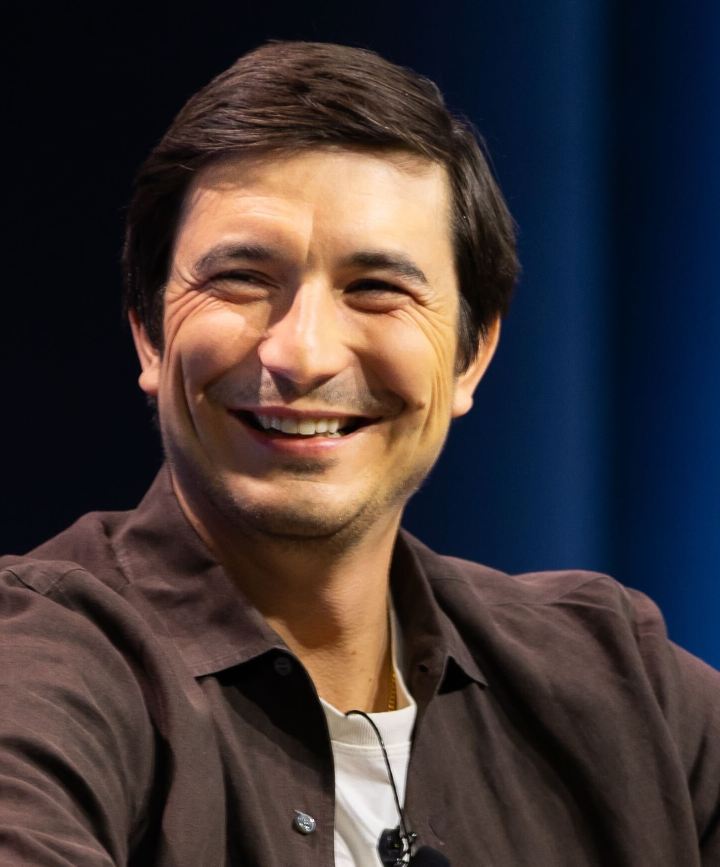
#> input picture script 2/Mochary_project_archive/05_Project_files/cutouts/tenev_src.jpg, 1440 x 1733 px, given in place of 240a4cd0-image.png, which was not available (shown at 1/2 size)
$ python playbook_anim.py ../cutouts/tenev_src.jpg 3
#> lines starting #> are read from the running program, lines starting #| are printed output that depends on the picture; after the words box and inside, x2 and y2 are one past the last pixel; in counts of white or black regions, pixels touching at a corner belong together
"""Mochary reel – 'and his whole playbook is online for anybody to read' (10.89–13.56 s).
His YouTube channel: start on his face + name, the page starts scrolling, then pulls back into an endless wall of free videos.
Writes the cumulative preview 0–14.2 s (open_v2 + this, over the zoomed talking head)."""
import sys, math, subprocess, numpy as np, cv2
S = '/tmp/claude-0/-home-claude/d8b4c3cb-d71b-55fb-ac43-ad142bdbaa67/scratchpad/'
SHOT = '/root/.claude/uploads/d8b4c3cb-d71b-55fb-ac43-ad142bdbaa67/240a4cd0-image.png'
PREV = S + 'out/Mochary_open_v2.mp4'; ZOOM = S + 'out/Mochary_zoom_v1.mp4'
W, H = 1080, 1920; FPS = 24000 / 1001
F0, F1 = 261, 326                      # 10.886 … 13.597 (13.597 = zoom cut back to camera)
N_OUT = int(sys.argv[2]) if len(sys.argv) > 2 else 340; N_PREV = 278
def cl(x): return min(1.0, max(0.0, x))
def eiq(x): x = cl(x); return 16 * x ** 5 if x < 0.5 else 1 - (-2 * x + 2) ** 5 / 2
def eic(x): x = cl(x); return 4 * x ** 3 if x < 0.5 else 1 - (-2 * x + 2) ** 3 / 2
def ein(x): x = cl(x); return x ** 3
def eoq(x): x = cl(x); return 1 - (1 - x) ** 5

src = cv2.cvtColor(cv2.imread(SHOT), cv2.COLOR_BGR2RGB)
# ------------------------------------------------------------------ world mosaic (1 px = 1 world unit)
CARDS = [src[471:912, 140:733], src[471:912, 756:1350], src[471:912, 1373:1967]]
CW, CH = 600, int(441 * 600 / 593)
CARDS = [cv2.resize(c, (CW, CH), interpolation=cv2.INTER_AREA) for c in CARDS]
#> CARDS = 3 items
def rounded(img, r=18):
    h, w = img.shape[:2]; m = np.zeros((h, w), np.uint8)
    cv2.rectangle(m, (r, 0), (w - r, h), 255, -1); cv2.rectangle(m, (0, r), (w, h - r), 255, -1)
    for p in [(r, r), (w - r, r), (r, h - r), (w - r, h - r)]: cv2.circle(m, p, r, 255, -1, cv2.LINE_AA)
    return m
PX, PY = 660, CH + 70
HEADER = cv2.resize(src[15:300, 130:1270], (1260, int(285 * 1260 / 1140)), interpolation=cv2.INTER_CUBIC)
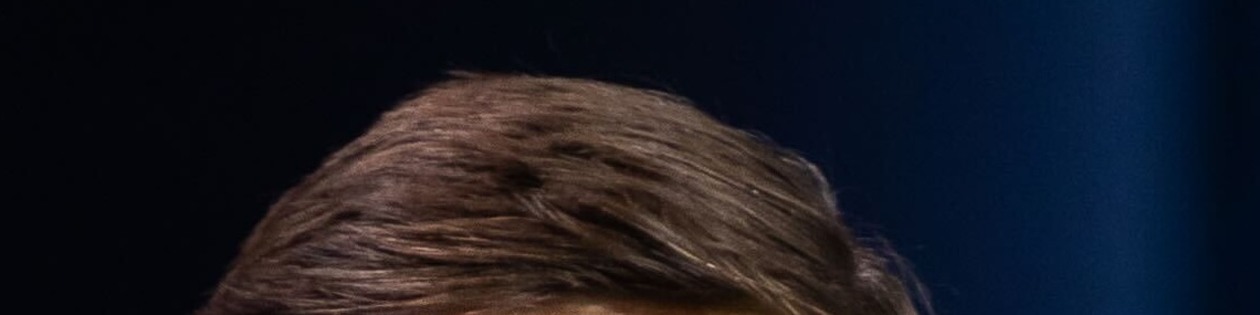
#> HEADER: shape (315, 1260, 3); mean R, G, B 24.2, 25, 33.6
HX0, HY0 = -630, -HEADER.shape[0] - 90                  # header top-left (world), central page = columns k=-1,0
#> HX0 = -630; HY0 = -405
order = [0, 1, 2, 1, 2, 0, 2, 0, 1]
def build(sc, X0, X1, Y0, Y1):
#> called with sc = 1, X0 = -1700, X1 = 1700, Y0 = -1805, Y1 = 2700
    MW, MH = int((X1 - X0) * sc), int((Y1 - Y0) * sc)
    mos = np.zeros((MH, MW, 3), np.uint8); mos[:] = (17, 17, 18)
    cw, ch = int(CW * sc), int(CH * sc)
    cards = [cv2.resize(c, (cw, ch), interpolation=cv2.INTER_AREA) for c in CARDS]
#> cards = 3 items
    rm = rounded(cards[0], max(2, int(18 * sc)))[..., None] / 255.0
#> in rounded, `cv2.rectangle(m, (r, 0), (w - r, h), 255, -1)`: m: shape (446, 600); 94.2% white; 2 black regions, box (x1, y1, x2, y2) and area: (0, 0, 18, 446) 8028, (583, 0, 600, 446) 7582
#> in rounded, `cv2.rectangle(m, (0, r), (w, h - r), 255, -1)`: m: shape (446, 600); 99.5% white; 4 black regions, box (x1, y1, x2, y2) and area: (0, 0, 18, 18) 324, (583, 0, 600, 18) 306, (0, 429, 18, 446) 306, (583, 429, 600, 446) 289
#> after the loop in rounded, `for p in [(r, r), (w - r, r), (r, h - r), (w - r, h - r)]: cv2.circle(..`:
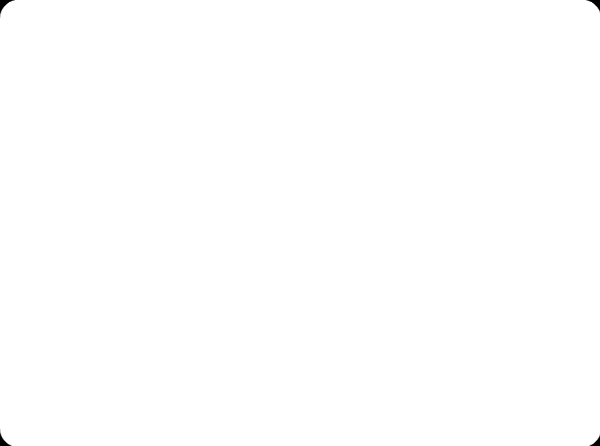
#> m: shape (446, 600); min 0, max 255, mean 254.8
    for k in range(-6, 6):
        cx = 330 + PX * k; central = k in (-1, 0)
        for r in range(-9 if not central else 0, 18):
            cy = r * PY
            card = cards[order[(r * 3 + k * 2) % 9]]
            if not central: card = (card.astype(np.float32) * 0.42 + 6).astype(np.uint8)
            x, y = int((cx - CW / 2 - X0) * sc), int((cy - Y0) * sc)
            if x < 0 or y < 0 or x + cw > MW or y + ch > MH: continue
            mos[y:y + ch, x:x + cw] = (card * rm + mos[y:y + ch, x:x + cw] * (1 - rm)).astype(np.uint8)
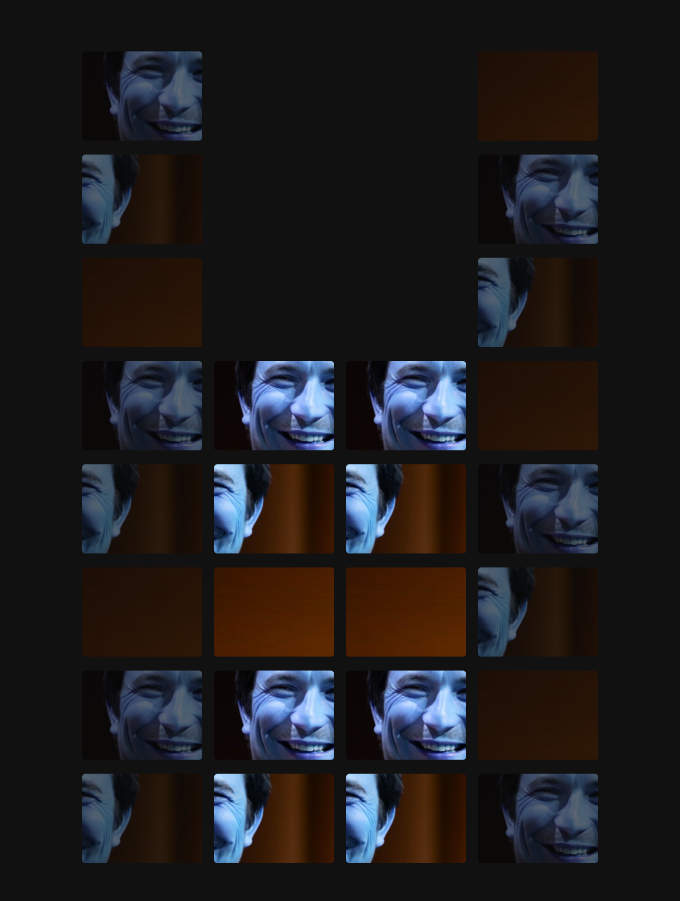
#> mos: shape (4505, 3400, 3) (shown at 1/5 size); mean of channels 0, 1, 2 30.4, 28.4, 31; drawn as B, G, R
    hd = cv2.resize(HEADER, (int(HEADER.shape[1] * sc), int(HEADER.shape[0] * sc)), interpolation=cv2.INTER_AREA)
    hy, hx = int((HY0 - Y0) * sc), int((HX0 - X0) * sc)
#> hy = 1400; hx = 1070
    mos[hy:hy + hd.shape[0], hx:hx + hd.shape[1]] = hd
    return mos, sc, X0, Y0
LV_A = build(1.0, -1700, 1700, HY0 - 1400, 2700)                     # sharp, around the header
LV_B = build(0.36, -330 - 6 * PX, 330 + 5 * PX, -9 * PY - 200, 18 * PY)  # the whole wall
#> call 2 of build, with sc = 0.36, X0 = -4290, X1 = 3630, Y0 = -4844, Y1 = 9288
#> call 2 of rounded, with r = 6
#> in rounded (call 2), `cv2.rectangle(m, (r, 0), (w - r, h), 255, -1)`: m: shape (160, 216); 94.9% white; 2 black regions, box (x1, y1, x2, y2) and area: (0, 0, 6, 160) 960, (211, 0, 216, 160) 800
#> in rounded (call 2), `cv2.rectangle(m, (0, r), (w, h - r), 255, -1)`:
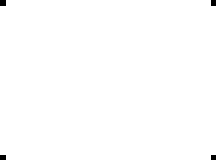
#> m: shape (160, 216); 99.6% white; 4 black regions, box (x1, y1, x2, y2) and area: (0, 0, 6, 6) 36, (211, 0, 216, 6) 30, (0, 155, 6, 160) 30, (211, 155, 216, 160) 25
#> after the loop in rounded (call 2), `for p in [(r, r), (w - r, r), (r, h - r), (w - r, h - r)]: cv2.circle(..`: m: shape (160, 216); 0.31% of pixels changed, all inside (x1, y1, x2, y2) = (0, 0, 216, 160)
#> after the loop in build (call 2), `for k in range(-6, 6):`:
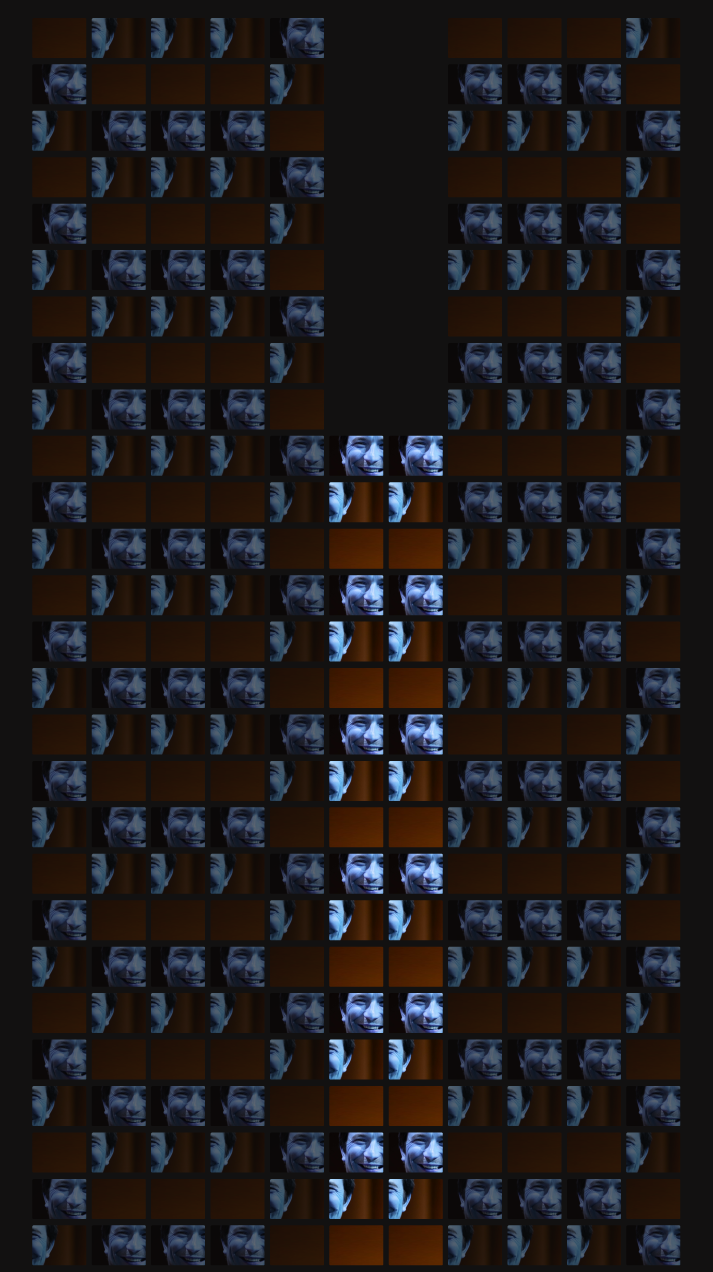
#> mos: shape (5087, 2851, 3) (shown at 1/4 size); mean of channels 0, 1, 2 28.3, 27.5, 31.6; drawn as B, G, R
LV_C = (cv2.resize(LV_B[0], (LV_B[0].shape[1] // 2, LV_B[0].shape[0] // 2), interpolation=cv2.INTER_AREA), 0.18, LV_B[2], LV_B[3])
# link line in the header (for the highlight sweep): crop x 275–642, y 195 (crop px) -> world
LX0 = HX0 + 275 * 1260 / 1140; LX1 = HX0 + 642 * 1260 / 1140; LY = HY0 + 202 * 1260 / 1140
#> after `LX0 = HX0 + 275 * 1260 / 1140`: LX0 = -326.1
#> after `LX1 = HX0 + 642 * 1260 / 1140`: LX1 = 79.58
#> after `LY = HY0 + 202 * 1260 / 1140`: LY = -181.7

# ------------------------------------------------------------------ camera (time, scale, world cx, cy)
HC = (HX0 + 520, HY0 + 560)
#> HC = (-110, 155)
CAM = [(F0 / FPS, 1.30, HC[0], HC[1], None), (11.45, 1.36, HC[0] + 10, HC[1] + 6, 'drift'),
       (12.15, 0.70, 0, 1150, 'in'), (13.20, 0.215, 0, 2350, 'io'), (F1 / FPS, 0.205, 0, 2450, 'drift')]
# [21 lines left out: functions cam, view, glow_of, not called in this run]
GCOL = np.array([1.0, 0.98, 0.95], np.float32)
#> GCOL = [1, 0.98, 0.95]
CELL = 7.0; ang = math.radians(45)
Yg, Xg = np.mgrid[0:H, 0:W].astype(np.float32)
u_ = (Xg * math.cos(ang) + Yg * math.sin(ang)) / CELL; v_ = (-Xg * math.sin(ang) + Yg * math.cos(ang)) / CELL
DIST = np.sqrt((u_ - np.floor(u_) - 0.5) ** 2 + (v_ - np.floor(v_) - 0.5) ** 2).astype(np.float32)
rng = np.random.default_rng(4)
def _n(sig, amp): n = rng.normal(0, 1, (H // 4, W // 4)).astype(np.float32); return cv2.resize(cv2.GaussianBlur(n, (0, 0), sig), (W, H)) * amp
#> called with sig = 3, amp = 0.035
FIBER = _n(3, 0.035) + _n(0.6, 0.02)
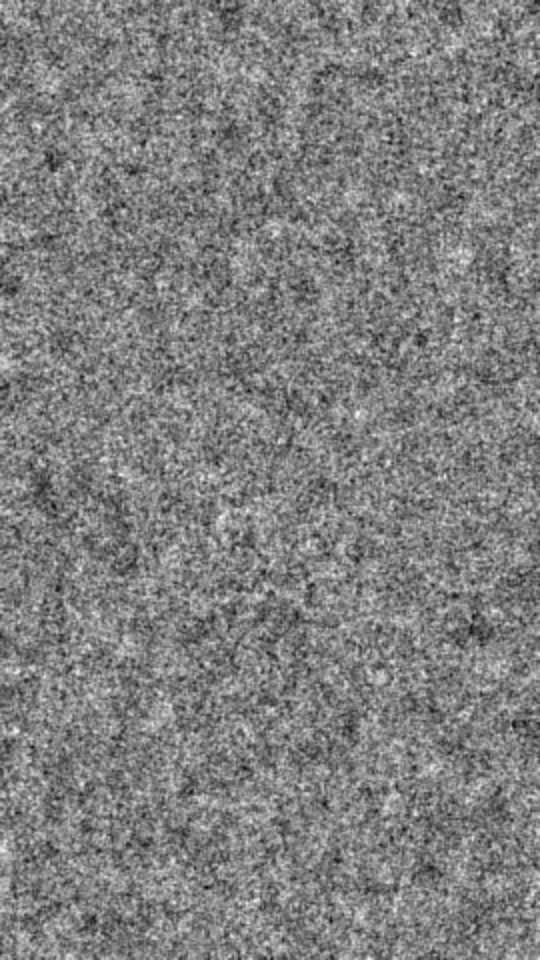
#> FIBER: shape (1920, 1080) float32 (shown at 1/2 size); min -0.0398, max 0.0399, mean 0.000175; drawn with min black and max white
GRAINS = [rng.normal(0, 0.018, (H, W)).astype(np.float32) for _ in range(6)]
#> GRAINS = 6 items
VIGN = np.clip(1 - 0.16 * (((Xg - W / 2) / (W * 0.7)) ** 2 + ((Yg - H / 2) / (H * 0.7)) ** 2), 0.82, 1)[..., None]
# [7 lines left out: function halftone, not called in this run]
EDGE = np.clip(1 - 0.5 * (((Xg - W / 2) / (W * 0.75)) ** 2 + ((Yg - H / 2) / (H * 0.62)) ** 2), 0.35, 1)[..., None]
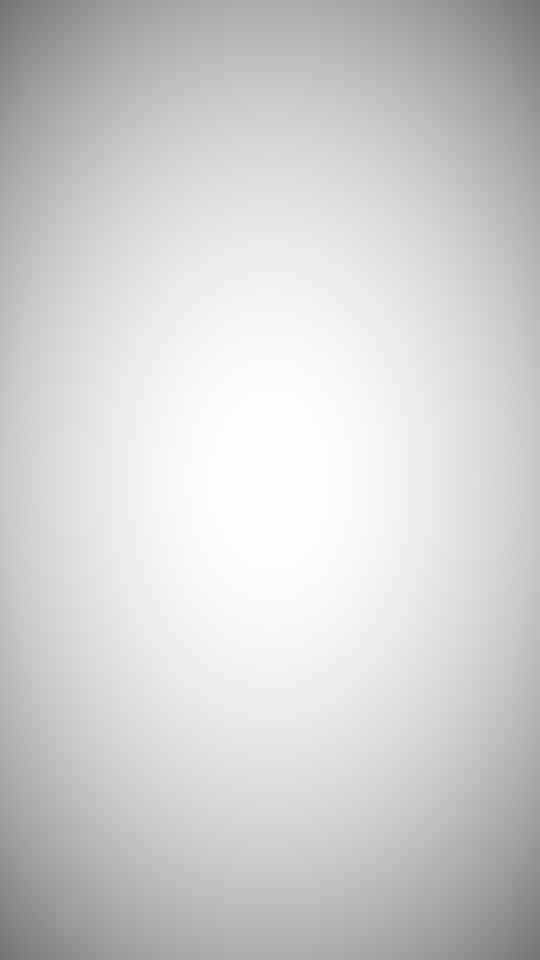
#> EDGE: shape (1920, 1080, 1) float32 (shown at 1/2 size); min 0.453, max 1, mean 0.818

# [21 lines left out: function render, not called in this run]

if __name__ == '__main__':
    if sys.argv[1] == 'still':
        tiles = []
        for t in [10.9, 11.0, 11.3, 11.5, 11.7, 11.9, 12.1, 12.4, 12.8, 13.2, 13.5]:
            fr = render(t, int(t * FPS)); im = cv2.resize((fr[..., ::-1] * 255).astype(np.uint8), (270, 480)); cv2.putText(im, f'{t}', (4, 18), 0, 0.55, (0, 255, 255), 1); tiles.append(im)
        tiles.append(np.zeros_like(tiles[0])); cv2.imwrite(S + 'moch/pb_still.jpg', np.vstack([np.hstack(tiles[:6]), np.hstack(tiles[6:])])); sys.exit()
    out = sys.argv[1]
#> (the run stopped early here; a loop or call above may not have finished)

$ run again, on script 2/Mochary_project_archive/05_Project_files/cutouts/altman2_src.png
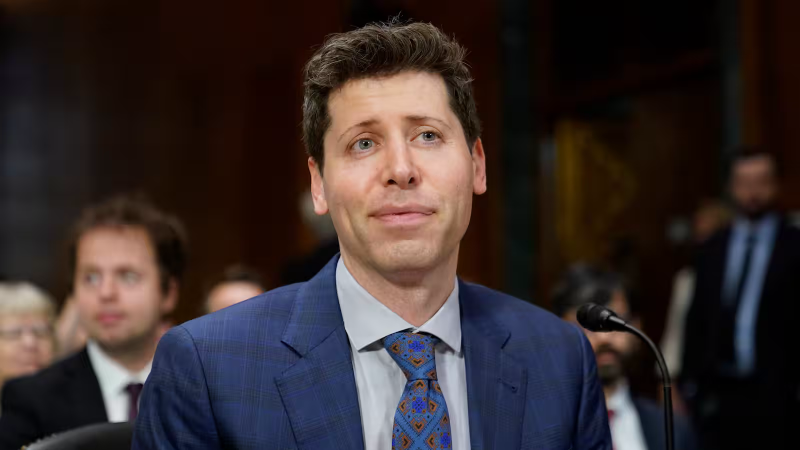
#> input picture script 2/Mochary_project_archive/05_Project_files/cutouts/altman2_src.png, 1600 x 900 px, given in place of 240a4cd0-image.png, which was not available (shown at 1/2 size)
#> CARDS = 3 items
#> `HEADER = cv2.resize(src[15:300, 130:1270], (1260, int(285 * 1260 / 114..`:
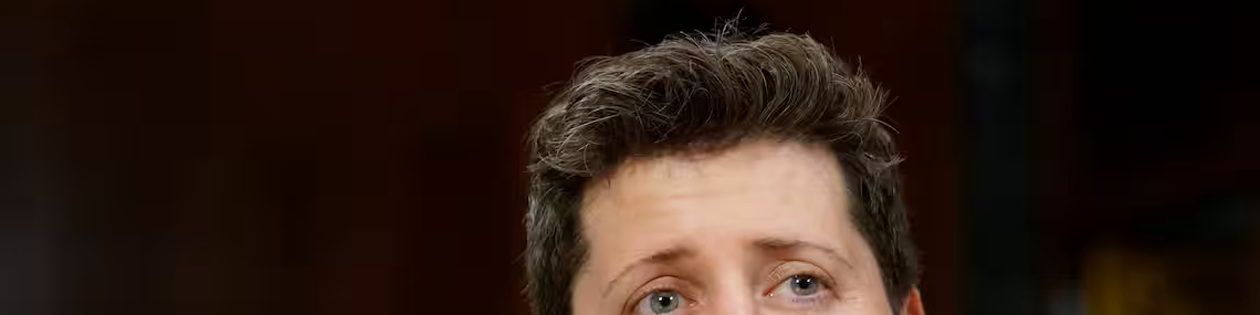
#> HEADER: shape (315, 1260, 3); mean R, G, B 44.9, 28.1, 20.4
#> rm: shape (160, 216, 1) float64
#> after the loop in build (call 2), `for k in range(-6, 6):`:
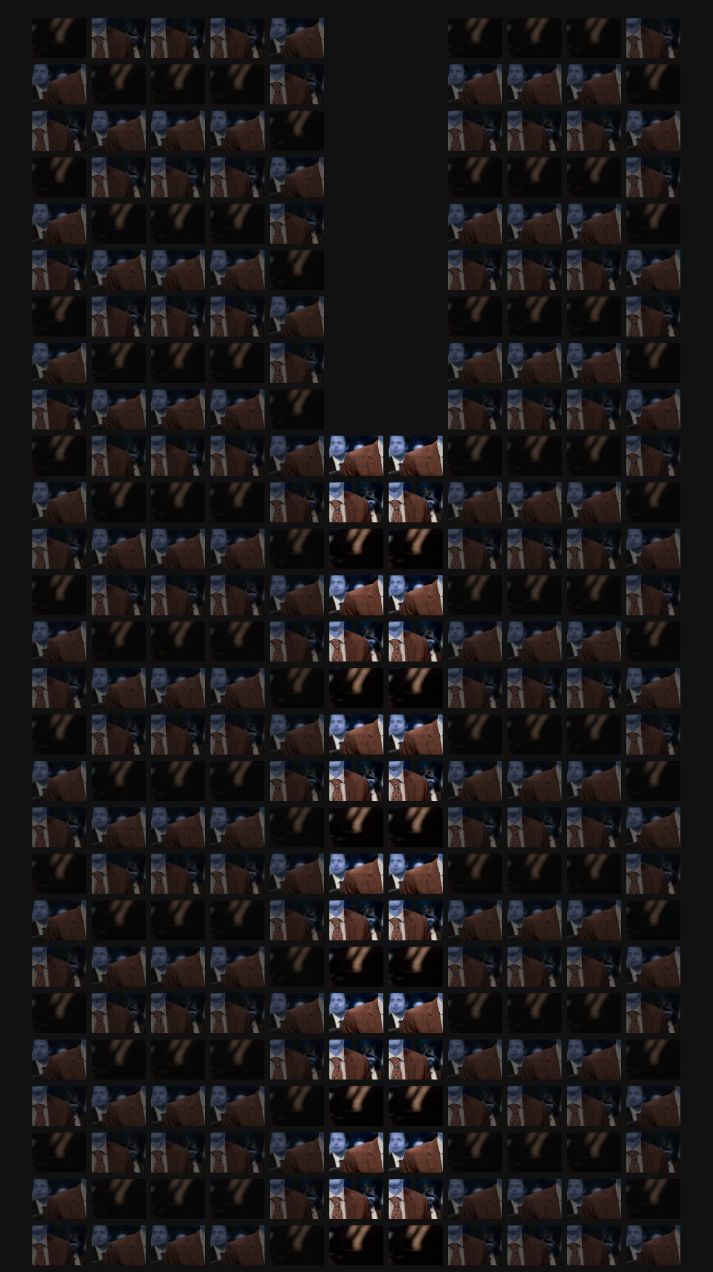
#> mos: shape (5087, 2851, 3) (shown at 1/4 size); mean of channels 0, 1, 2 25.3, 24.7, 28.2; drawn as B, G, R
#> GCOL = [1, 0.98, 0.95]
#> GRAINS = 6 items
